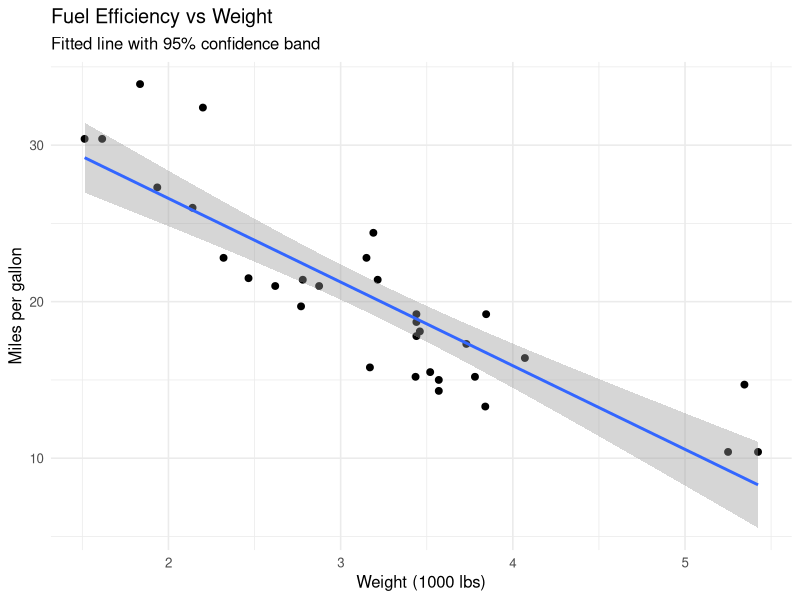
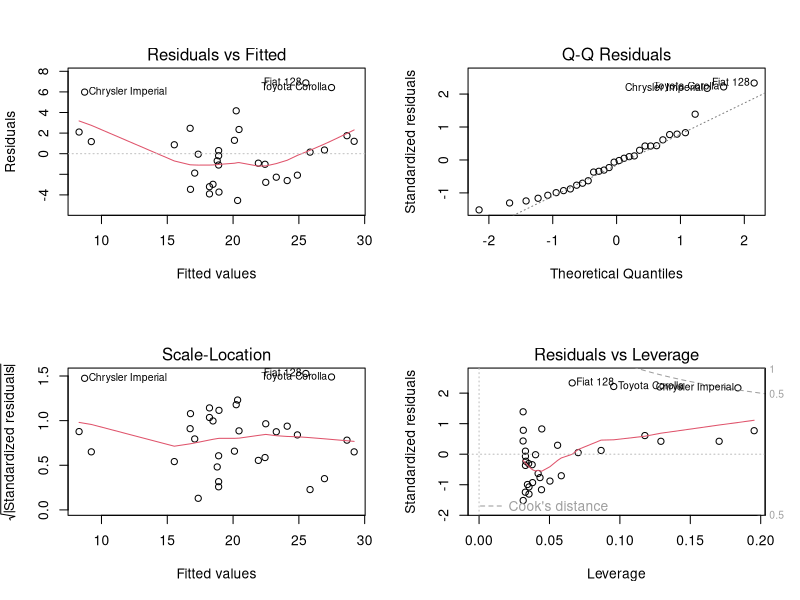

Reproduce these figures in R, in order.
## ---- chunk 1
knitr::opts_chunk$set(
  echo = TRUE, warning = FALSE, message = FALSE,
  fig.width = 6.5, fig.height = 4, fig.align = "center"
)

library(ggplot2)
library(knitr)

theme_set(theme_minimal(base_size = 12))
## ---- chunk 2
head(mtcars[, c("mpg", "wt", "hp", "cyl")])
## ---- chunk 3
fit <- lm(mpg ~ wt, data = mtcars)

summary(fit)
## ---- chunk 4
ci <- confint(fit)

kable(data.frame(
  Term     = c("Intercept", "wt (slope)"),
  Estimate = round(unname(coef(fit)), 3),
  Lower_95 = round(unname(ci[, 1]), 3),
  Upper_95 = round(unname(ci[, 2]), 3)),
  caption = "Coefficients with 95% confidence intervals")
## ---- chunk 5
ggplot(mtcars, aes(wt, mpg)) +
  geom_point(size = 2) +
  geom_smooth(method = "lm") +
  labs(title = "Fuel Efficiency vs Weight",
       subtitle = "Fitted line with 95% confidence band",
       x = "Weight (1000 lbs)", y = "Miles per gallon")
## ---- chunk 6
new_cars <- data.frame(wt = c(2, 3, 4))
pred     <- predict(fit, newdata = new_cars, interval = "prediction")

kable(cbind(new_cars, round(pred, 2)),
      caption = "Predicted mpg with 95% prediction intervals")
## ---- chunk 7
res <- residuals(fit)

kable(data.frame(
  Measure = c("R-squared", "Adjusted R-squared", "Residual standard error", "RMSE", "MAE"),
  Value   = round(c(summary(fit)$r.squared, summary(fit)$adj.r.squared,
                    summary(fit)$sigma, sqrt(mean(res^2)), mean(abs(res))), 3)),
  caption = "Goodness of fit")
## ---- chunk 8
par(mfrow = c(2, 2))
plot(fit)
par(mfrow = c(1, 1))
## ---- chunk 9
fit2 <- lm(mpg ~ wt + hp, data = mtcars)

summary(fit2)
## ---- chunk 10
fit3 <- lm(mpg ~ wt + factor(cyl), data = mtcars)

summary(fit3)
## ---- chunk 11
anova(fit, fit2)          # does adding hp improve the fit?

kable(data.frame(
  Model = c("mpg ~ wt", "mpg ~ wt + hp", "mpg ~ wt + factor(cyl)"),
  AIC   = round(c(AIC(fit), AIC(fit2), AIC(fit3)), 1),
  BIC   = round(c(BIC(fit), BIC(fit2), BIC(fit3)), 1)),
  caption = "Information criteria (lower is better)")
## ---- chunk 12
set.seed(123)

x <- runif(100, min = 0, max = 10)
y <- 5 + 2 * x + rnorm(100, mean = 0, sd = 3)     # true intercept 5, true slope 2

sim_fit <- lm(y ~ x)
sim_ci  <- confint(sim_fit)

kable(data.frame(
  Term     = c("Intercept", "Slope"),
  True     = c(5, 2),
  Estimate = round(unname(coef(sim_fit)), 3),
  Lower_95 = round(unname(sim_ci[, 1]), 3),
  Upper_95 = round(unname(sim_ci[, 2]), 3)),
  caption = "True values versus estimates")
## ---- chunk 13
sessionInfo()
